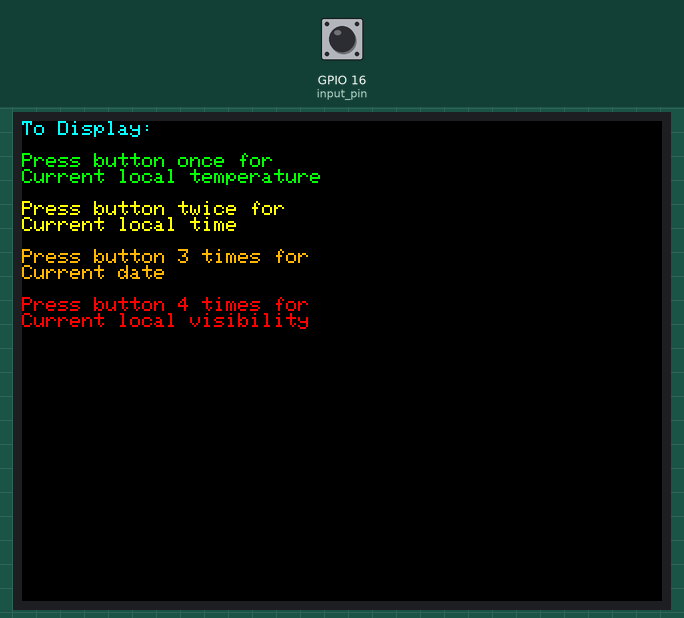
Recording of a sketch running on a simulated ESP32. Shown: 320×240 colour display. Inputs (shaded band) come from the test bench; at power-on: GPIO 16 (input_pin) HIGH. WiFi joins after 1.5 s; servers stay silent unless stated; uploads are accepted with an empty reply; what the sketch prints to the serial monitor is not drawn.

Above: at 6.4 s.
6.5 s: GPIO 16 (input_pin) pulled LOW for 0.15 s
9.6 s: GPIO 16 (input_pin) pulled LOW for 0.15 s
11.2 s: GPIO 16 (input_pin) pulled LOW for 3.2 s
17.4 s: GPIO 16 (input_pin) pulsed LOW 2 times (0.12 s each, 0.3 s apart)
21.0 s: GPIO 16 (input_pin) pulsed LOW 5 times (0.12 s each, 0.3 s apart)
Timing chart, 0 to 24.0 s (numbered marks = the images above; inputs shaded):
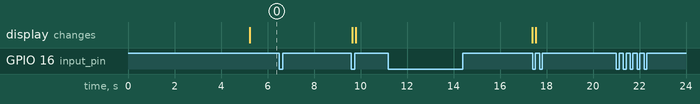

Measured:
- after the input at 6.5 s, every drawn part: stays the same
- after the input at 21.0 s, every drawn part: stays the same

The sketch:

currentweatherdesign.ino
```cpp
#include <WiFi.h> //Connect to WiFi Network
#include <TFT_eSPI.h> // Graphics and font library for ST7735 driver chip
#include <SPI.h> //Used in support of TFT Display
#include <string.h>  //used for some string handling and processing.
#include <stdio.h>
#include <list>

char network[] = "MIT";  //SSID for 6.08 Lab
char password[] = ""; //Password for 6.08 Lab
//Some constants and some resources:
const int RESPONSE_TIMEOUT = 6000; //ms to wait for response from host
const int POSTING_PERIOD = 6000; //periodicity of getting a number fact.
const uint16_t IN_BUFFER_SIZE = 1000; //size of buffer to hold HTTP request
const uint16_t OUT_BUFFER_SIZE = 400; //size of buffer to hold HTTP response
char request_buffer[IN_BUFFER_SIZE]; //char array buffer to hold HTTP request
char response_buffer[OUT_BUFFER_SIZE]; //char array buffer to hold HTTP response

TFT_eSPI tft = TFT_eSPI();  // Invoke library, pins defined in User_Setup.h

//input thingsss
const int input_pin = 16; //pin connected to button
uint8_t state;  //system state (feel free to use
uint8_t num_count; //variable for storing the number of times the button has been pressed before timeout
unsigned long timer;  //used for storing millis() readings.

  char message6[50]="";
  char message5[50]="";
  char message4[50]="";
  char message3[50]="";
  char message2[50]="";
  char message1[50]="";


void setup() {
  Serial.begin(115200);
  delay(10);


WiFi.begin(network,password); //attempt to connect to ESP8266WiFi
  uint8_t count = 0; //count used for ESP8266WiFi check times
  Serial.print("Attempting to connect to ");
  Serial.println(network);
  while (WiFi.status() != WL_CONNECTED && count<12) {
    delay(500);
    Serial.print(".");
    count++;
  }
  delay(3000);
  if (WiFi.isConnected()) { //if we connected then print our IP, Mac, and SSID we're on
    Serial.println("CONNECTED!");
    Serial.println(WiFi.localIP().toString() + " (" + WiFi.macAddress() + ") (" + WiFi.SSID() + ")");
    delay(500);
  } else { //if we failed to connect just Try again.
    Serial.println("Failed to Connect :/  Going to restart");
    Serial.println(WiFi.status());
    ESP.restart(); // restart the ESP (proper way)
  }

  tft.init();  //init screen
  startscreen();
  tft.setRotation(3); //adjust rotation
  pinMode(input_pin, INPUT_PULLUP); //set input pin as an input!
  state = 0; //start system in IDLE state!

}

void loop() {
  button(digitalRead(input_pin));
}


void button(uint8_t input){
  switch(state){
    case 0:
      if (input == 0){
      state = 1;
      Serial.println("Start Counting!!");
      }
      break;
    case 1:
      if (input == 1){
      Serial.println("Counting!");
      state = 2;
      num_count++; // increases num_count
      timer = millis();
      while (millis() - timer < 200) {
        }
      timer = millis();
      }
      break;
    case 2:
    if ((millis() - timer) > 2500) {
      Serial.println("Done Counting, numcount=");
      Serial.println(num_count);
      Serial.println("calling apireturn");
      Serial.println(apireturn());
      Serial.println(response_buffer);
      strcpy(message1, response_buffer);
      Serial.println(message1);
      changescreen();
      num_count = 0;
      state = 0;
      // checks if done pressing
    } else if (input == 0) {
      Serial.println("Still Counting");
      state = 1;
    }
      break;
  }}

unsigned long changescreen() {
  tft.setCursor(0, 0);
  tft.fillScreen(TFT_BLACK); //fill background
  tft.setRotation(3); //adjust rotation
  tft.setTextSize(1); //default font size
  tft.setTextColor(TFT_CYAN);
/*strcpy(message15, message14);
strcpy(message14, message13);
strcpy(message13, message12);
strcpy(message12, message11);
strcpy(message11, message10);
strcpy(message10, message9);
strcpy(message9, message8);
strcpy(message8, message7);
strcpy(message7, message6);*/
strcpy(message6, message5);
strcpy(message5, message4);
strcpy(message4, message3);
strcpy(message3, message2);
strcpy(message2, message1);
  tft.println("Info:");
  tft.println("");
  tft.println("");
  //tft.println(message1);
  tft.println(message2);
  tft.println("");
  tft.println(message3);
  tft.println("");
  tft.println(message4);
  tft.println("");
  tft.println(message5);
  tft.println("");
  tft.println(message6);
  /*
  tft.println(message7);
  tft.println(message8);
  tft.println(message9);
  tft.println(message10);
  tft.println(message11);
  tft.println(message12);
  tft.println(message13);
  tft.println(message14);*/
  }


  char apireturn () {

      char body[200]; //for body;
      sprintf(body,"numcount=%d",num_count);//generate body, posting to User, 1 step
      int body_len = strlen(body); //calculate body length (for header reporting)
      sprintf(request_buffer,"POST http://608dev.net/sandbox/sc/sfgordon/currentweatherapi.py HTTP/1.1\r\n");
      strcat(request_buffer,"Host: 608dev.net\r\n");
      strcat(request_buffer,"Content-Type: application/x-www-form-urlencoded\r\n");
      sprintf(request_buffer+strlen(request_buffer),"Content-Length: %d\r\n", body_len); //append string formatted to end of request buffer
      strcat(request_buffer,"\r\n"); //new line from header to body
      strcat(request_buffer,body); //body
      strcat(request_buffer,"\r\n"); //header
      Serial.println(request_buffer);
      do_http_request("608dev.net", request_buffer, response_buffer, OUT_BUFFER_SIZE, RESPONSE_TIMEOUT,true);
      tft.fillScreen(TFT_BLACK); //fill background
      tft.setCursor(0,0,1); // set the cursor
      tft.println(response_buffer); //print the result
      }

unsigned long startscreen() {
  tft.setCursor(0, 0);
  tft.fillScreen(TFT_BLACK); //fill background
  tft.setRotation(3); //adjust rotation
  tft.setTextSize(1); //default font size
  tft.setTextColor(TFT_CYAN);
  tft.println("To Display:");
  tft.println("");
  tft.setTextColor(TFT_GREEN);
  tft.println("Press button once for");
  tft.println("Current local temperature");
  tft.println("");
  tft.setTextColor(TFT_YELLOW);
  tft.println("Press button twice for");
  tft.println("Current local time");
  tft.println("");
  tft.setTextColor(TFT_ORANGE);
  tft.println("Press button 3 times for");
  tft.println("Current date");
  tft.println("");
  tft.setTextColor(TFT_RED);
  tft.println("Press button 4 times for");
  tft.println("Current local visibility");
  }
```

support_functions.ino
```cpp
/*----------------------------------
 * char_append Function:
 * Arguments:
 *    char* buff: pointer to character array which we will append a
 *    char c:
 *    uint16_t buff_size: size of buffer buff
 *
 * Return value:
 *    boolean: True if character appended, False if not appended (indicating buffer full)
 */
uint8_t char_append(char* buff, char c, uint16_t buff_size) {
        int len = strlen(buff);
        if (len>buff_size) return false;
        buff[len] = c;
        buff[len+1] = '\0';
        return true;
}

/*----------------------------------
 * do_http_request Function:
 * Arguments:
 *    char* host: null-terminated char-array containing host to connect to
 *    char* request: null-terminated char-arry containing properly formatted HTTP request
 *    char* response: char-array used as output for function to contain response
 *    uint16_t response_size: size of response buffer (in bytes)
 *    uint16_t response_timeout: duration we'll wait (in ms) for a response from server
 *    uint8_t serial: used for printing debug information to terminal (true prints, false doesn't)
 * Return value:
 *    void (none)
 */
void do_http_request(char* host, char* request, char* response, uint16_t response_size, uint16_t response_timeout, uint8_t serial){
  WiFiClient client; //instantiate a client object
  if (client.connect(host, 80)) { //try to connect to host on port 80
    if (serial) Serial.print(request);//Can do one-line if statements in C without curly braces
    client.print(request);
    memset(response, 0, response_size); //Null out (0 is the value of the null terminator '\0') entire buffer
    uint32_t count = millis();
    while (client.connected()) { //while we remain connected read out data coming back
      client.readBytesUntil('\n',response,response_size);

      if (serial) Serial.println(response);
      if (strcmp(response,"\r")==0) { //found a blank line!

        break;
      }
      memset(response, 0, response_size);

      if (millis()-count>response_timeout) break;
    }
    memset(response, 0, response_size);
    count = millis();
    while (client.available()) { //read out remaining text (body of response)
      char_append(response,client.read(),OUT_BUFFER_SIZE);
    }
    if (serial) Serial.println(response);
    client.stop();

    if (serial) Serial.println("-----------");
  } else{
    if (serial) Serial.println("connection failed :/");
    if (serial) Serial.println("wait 0.5 sec...");
    client.stop();
  }
}
```
